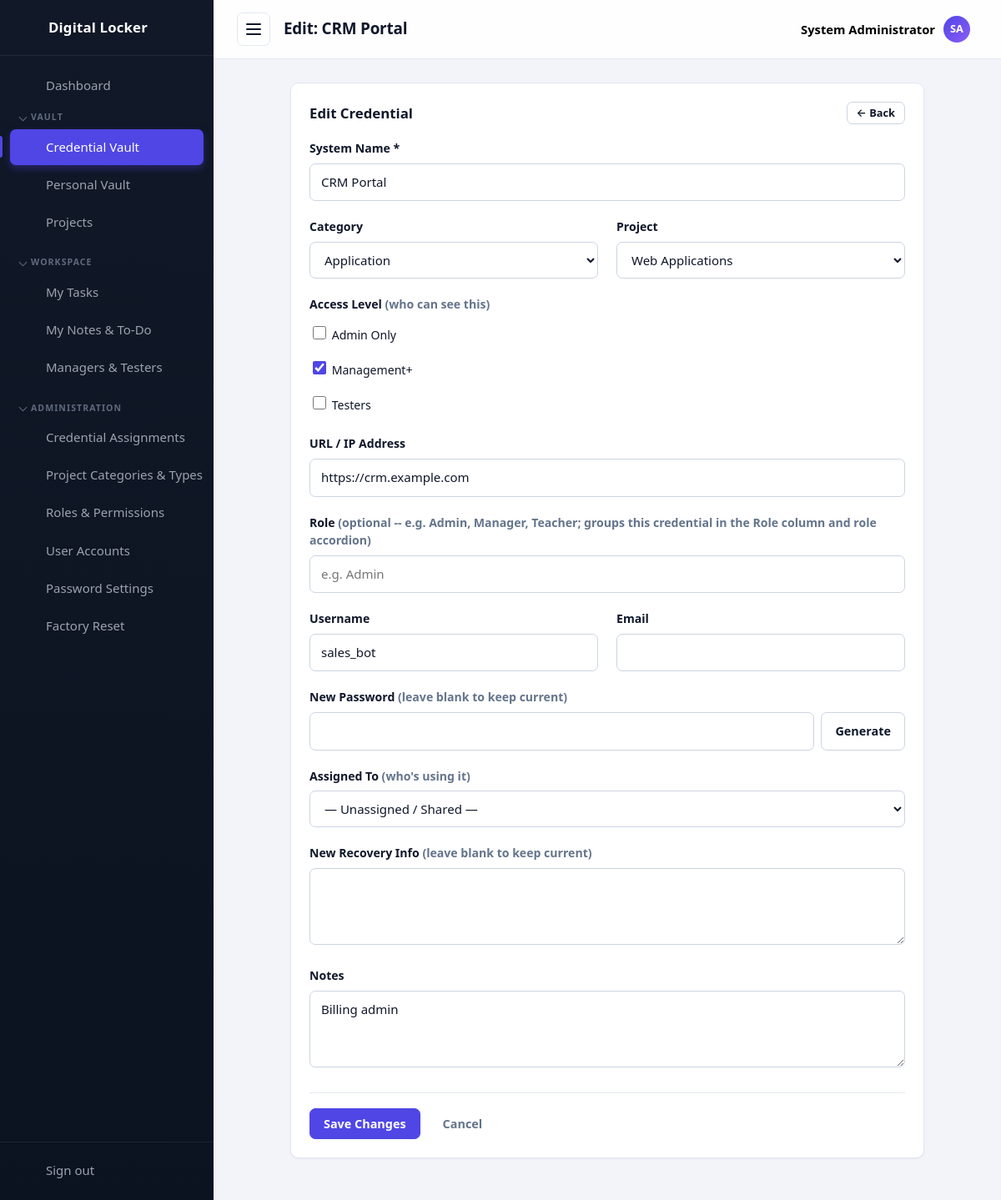
Screenshot of /passwords/edit.php?id=2 (signed in) with the database file from the repository.
### tables this page shows
CREATE TABLE settings (
  id          INT UNSIGNED AUTO_INCREMENT PRIMARY KEY,
  setting_key VARCHAR(60) NOT NULL UNIQUE,
  setting_value TEXT NULL
);

CREATE TABLE passwords (
  id            INT UNSIGNED AUTO_INCREMENT PRIMARY KEY,
  title         VARCHAR(150) NOT NULL,
  category      VARCHAR(60)  NOT NULL DEFAULT '',
  username      VARCHAR(120) NOT NULL DEFAULT '',
  email         VARCHAR(120) NOT NULL DEFAULT '',
  phone         VARCHAR(40)  NOT NULL DEFAULT '',
  encrypted     TEXT         NOT NULL,
  url           VARCHAR(255) NOT NULL DEFAULT '',
  notes         TEXT,
  extra_info    TEXT,
  project_id    INT UNSIGNED NULL,
  assigned_to   INT UNSIGNED NULL,
  created_by    INT UNSIGNED NULL,
  created_at    TIMESTAMP DEFAULT CURRENT_TIMESTAMP,
  updated_at    TIMESTAMP DEFAULT CURRENT_TIMESTAMP ON UPDATE CURRENT_TIMESTAMP,
  CONSTRAINT fk_p_project  FOREIGN KEY (project_id)  REFERENCES projects(id) ON DELETE SET NULL,
  CONSTRAINT fk_p_assigned FOREIGN KEY (assigned_to) REFERENCES users(id)    ON DELETE SET NULL,
  CONSTRAINT fk_p_creator  FOREIGN KEY (created_by)  REFERENCES users(id)    ON DELETE SET NULL
);

CREATE TABLE users (
  id            INT UNSIGNED AUTO_INCREMENT PRIMARY KEY,
  username      VARCHAR(50)  NOT NULL UNIQUE,
  email         VARCHAR(120) NOT NULL UNIQUE,
  full_name     VARCHAR(120) NOT NULL DEFAULT '',
  password_hash VARCHAR(255) NOT NULL,
  is_active     TINYINT(1)   NOT NULL DEFAULT 1,
  last_login    DATETIME     NULL,
  created_at    TIMESTAMP DEFAULT CURRENT_TIMESTAMP
);

CREATE TABLE projects (
  id          INT UNSIGNED AUTO_INCREMENT PRIMARY KEY,
  name        VARCHAR(100) NOT NULL UNIQUE,
  category    VARCHAR(60)  NOT NULL DEFAULT '',
  type        VARCHAR(60)  NOT NULL DEFAULT '',
  role        VARCHAR(80)  NOT NULL DEFAULT '',
  description VARCHAR(255) NOT NULL DEFAULT '',
  created_at  TIMESTAMP DEFAULT CURRENT_TIMESTAMP
);

CREATE TABLE roles (
  id            INT UNSIGNED AUTO_INCREMENT PRIMARY KEY,
  name          VARCHAR(80)  NOT NULL UNIQUE,
  description   VARCHAR(255) NOT NULL DEFAULT '',
  created_at    TIMESTAMP DEFAULT CURRENT_TIMESTAMP
);

### passwords/edit.php (the view, shortened to what the rows shown need)
<?php
require_once __DIR__ . '/../includes/init.php';
$id = isset($_GET['id']) ? (int) $_GET['id'] : 0;
$stmt = $db->prepare('SELECT * FROM passwords WHERE id = :id');
$stmt->execute(['id' => $id]);
$item = $stmt->fetch();
if (!canAccessCredentialProject($id) || !canAccessCredential($id)) {
    logAudit('edit_denied', $id, $item['title']);
    require __DIR__ . '/../403.php';
    exit;
}
$pageTitle = 'Edit: ' . $item['title'];
$roles = $db->query('SELECT id, name FROM roles ORDER BY name')->fetchAll();
$userGroups = usersGroupedByRole();
$projects = myAccessibleProjects();
$roleStmt = $db->prepare('SELECT role_id FROM password_roles WHERE password_id = :id');
$roleStmt->execute(['id' => $id]);
$selectedRoles = array_map('intval', array_column($roleStmt->fetchAll(), 'role_id'));
$titleParts = splitLoginRoleTitle($item['title']);
$old = [
    'title'       => $titleParts['base'],
    'login_role'  => $titleParts['role'],
    'category'    => (string) $item['category'],
    'username'    => $item['username'],
    'email'       => (string) $item['email'],
    'password'    => '',
    'url'         => $item['url'],
    'notes'       => (string) $item['notes'],
    'extra_info'  => '',
    'assigned_to' => (int) $item['assigned_to'],
    'project_id'  => (int) $item['project_id'],
];
require __DIR__ . '/../includes/header.php';
?>
<div class="card card--narrow">
    <div class="card__header">
        <h2 class="card__title">Edit Credential</h2>
    </div>
    <form method="post" action="edit.php?id=<?= (int) $id ?>" novalidate>
        <div class="form-group">
            <label for="title">System Name *</label>
            <input type="text" id="title" name="title" value="<?= e($old['title']) ?>" required>
        </div>
        <div class="grid grid--two">
            <div class="form-group">
                <label for="project_id">Project</label>
                <select id="project_id" name="project_id">
                    <?php foreach ($projects as $p): ?>
                        <option value="<?= (int) $p['id'] ?>" <?= $old['project_id'] === (int) $p['id'] ? 'selected' : '' ?>><?= e($p['name']) ?></option>
                    <?php endforeach; ?>
                </select>
            </div>
        </div>
        <div class="form-group">
            <?php foreach ($roles as $r): ?>
                <label class="checkbox">
                    <input type="checkbox" name="roles[]" value="<?= (int) $r['id'] ?>"
                           <?= in_array((int) $r['id'], $selectedRoles, true) ? 'checked' : '' ?>>
                    <span><?= e(accessLabel($r['name'])) ?></span>
                </label>
            <?php endforeach; ?>
        </div>
        <div class="form-group">
            <label for="url">URL / IP Address</label>
            <input type="text" id="url" name="url" value="<?= e($old['url']) ?>" placeholder="https://... or 10.0.0.15">
        </div>
        <div class="grid grid--two">
            <div class="form-group">
                <label for="username">Username</label>
                <input type="text" id="username" name="username" value="<?= e($old['username']) ?>">
            </div>
        </div>
        <div class="form-group">
            <label for="notes">Notes</label>
            <textarea id="notes" name="notes" rows="3"><?= e($old['notes']) ?></textarea>
        </div>
    </form>
</div>
<?php require __DIR__ . '/../includes/footer.php'; ?>

### includes/header.php (shortened to what the rows shown need)
<?php
require_once __DIR__ . '/init.php';
$currentUser = currentUser();
function navIcon(string $name): string
{
    $icons = [
        'dashboard' => '<path d="M3 3h8v8H3zM13 3h8v5h-8zM13 12h8v9h-8zM3 15h8v6H3z"/>',
        'passwords' => '<circle cx="8" cy="15" r="4"/><path d="M10.8 12.2L21 2M18 5l3 3M15.5 7.5l2 2"/>',
        'personal'  => '<circle cx="12" cy="8" r="4"/><path d="M4 21c0-4.4 3.6-7 8-7s8 2.6 8 7"/>',
        'export'    => '<path d="M12 3v12M8 11l4 4 4-4M4 17v3h16v-3"/>',
        'projects'  => '<path d="M3 7a2 2 0 0 1 2-2h4l2 2h8a2 2 0 0 1 2 2v9a2 2 0 0 1-2 2H5a2 2 0 0 1-2-2z"/>',
        'tasks'     => '<path d="M9 5H7a2 2 0 0 0-2 2v12a2 2 0 0 0 2 2h10a2 2 0 0 0 2-2V7a2 2 0 0 0-2-2h-2"/><rect x="9" y="3" width="6" height="4" rx="1"/><path d="M9 12l2 2 4-4"/>',
        'notes'     => '<path d="M6 3h9l5 5v13a1 1 0 0 1-1 1H6a1 1 0 0 1-1-1V4a1 1 0 0 1 1-1z"/><path d="M15 3v5h5M8 13h8M8 17h5"/>',
        'team'      => '<circle cx="9" cy="8" r="3.5"/><path d="M2.5 20c0-3.5 3-5.5 6.5-5.5s6.5 2 6.5 5.5M16 4.5a3.5 3.5 0 0 1 0 7M17.5 14.5c2.5.6 4 2.3 4 5.5"/>',
        'categories' => '<path d="M4 4h7v7H4zM13 4h7v7h-7zM4 13h7v7H4zM13 13h7v7h-7z"/>',
        'assignments' => '<circle cx="9" cy="7" r="4"/><path d="M2.5 21c0-4 3-6.5 6.5-6.5s6.5 2.5 6.5 6.5"/><path d="M17 8l2 2 4-4"/>',
        'roles'     => '<path d="M12 3l8 3v6c0 4.5-3.2 7.6-8 9-4.8-1.4-8-4.5-8-9V6z"/><path d="M9 12l2 2 4-4"/>',
        'users'     => '<circle cx="9" cy="8" r="3.5"/><path d="M2.5 20c0-3.5 3-5.5 6.5-5.5s6.5 2 6.5 5.5M16 4.5a3.5 3.5 0 0 1 0 7M17.5 14.5c2.5.6 4 2.3 4 5.5"/>',
        'settings'  => '<path d="M4 7h10M18 7h2M4 17h2M10 17h10"/><circle cx="16" cy="7" r="2.5"/><circle cx="8" cy="17" r="2.5"/>',
        'reset'     => '<path d="M3 12a9 9 0 1 1 3 6.7"/><path d="M3 21v-5h5"/>',
        'logout'    => '<path d="M14 4H5v16h9M10 12h11M18 8l4 4-4 4"/>',
        'lock'      => '<rect x="5" y="11" width="14" height="10" rx="2"/><path d="M8 11V8a4 4 0 0 1 8 0v3M12 15v3"/>',
    ];
    return '<svg class="icon" width="24" height="24" viewBox="0 0 24 24" fill="none" stroke="currentColor" stroke-width="2" stroke-linecap="round" stroke-linejoin="round" aria-hidden="true">' . ($icons[$name] ?? '') . '</svg>';
}
?>
<!DOCTYPE html>
<html lang="en">
<head>
    <title><?= e(pageTitle($pageTitle)) ?></title>
    <link rel="stylesheet" href="<?= e(assetUrl('/assets/css/style.css')) ?>">
</head>
<body data-autolock="<?= (int) setting('auto_lock_minutes', '0') ?>" data-confirm-reveal="<?= (int) setting('require_confirm_reveal', '0') ?>" data-lock-url="<?= e(BASE_URL . '/lock.php') ?>">
<div class="layout">
    <aside class="sidebar" id="sidebar">
        <a class="sidebar__brand" href="<?= BASE_URL ?>/dashboard.php" aria-label="<?= e(appName()) ?>">
            <?= navIcon('lock') ?>
            <span class="sidebar__brand-text"><?= e(appName()) ?></span>
        </a>
    </aside>
    <div class="main">
        <header class="topbar">
            <button class="topbar__toggle" id="sidebar-toggle" aria-label="Toggle navigation" aria-expanded="true">
                <span></span><span></span><span></span>
            </button>
            <h1 class="topbar__title"><?= e($pageTitle) ?></h1>
            <div class="topbar__user" id="user-menu">
                <button type="button" class="topbar__user-btn" id="user-menu-toggle" aria-haspopup="true" aria-expanded="false">
                    <span class="topbar__user-name"><?= e($currentUser['full_name'] ?: $currentUser['username']) ?></span>
                    <span class="topbar__avatar"><?= e(initials($currentUser['full_name'] ?: $currentUser['username'])) ?></span>
                </button>
            </div>
        </header>
        <main class="content">

### rows the page displays
settings: setting_value "Digital Locker"
passwords: title "Edit: CRM Portal", title "CRM Portal", project_id "Web Applications", url "https://crm.example.com", username "sales_bot", notes "Billing admin"
users: full_name "System Administrator", full_name "SA"
roles: name "Admin Only"
roles: id "☑", name "Management+"
roles: name "Testers"

### other values shown
$navGroup['label'] "VAULT"
$navItem['label'] "Credential Vault"
$navItem['label'] "Personal Vault"
$navItem['label'] "Projects"
$navGroup['label'] "WORKSPACE"
$navItem['label'] "My Tasks"
$navItem['label'] "My Notes & To-Do"
$navItem['label'] "Managers & Testers"
$navGroup['label'] "ADMINISTRATION"
$navItem['label'] "Credential Assignments"
$navItem['label'] "Project Categories & Types"
$navItem['label'] "Roles & Permissions"
$navItem['label'] "User Accounts"
$navItem['label'] "Password Settings"
$navItem['label'] "Factory Reset"
